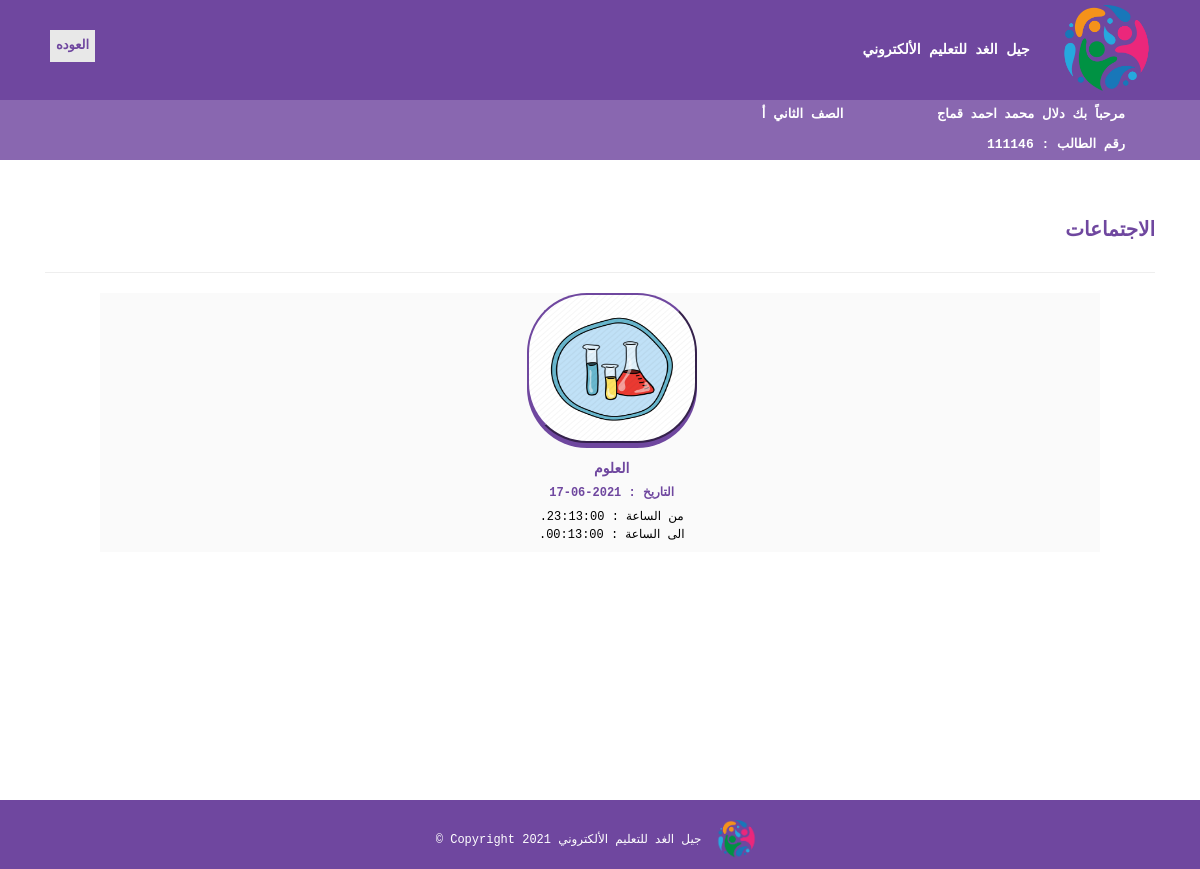
Screenshot of /student/show_meeting.php (signed in) with the database file from the repository.
### tables this page shows
CREATE TABLE `student` (
  `id` int(50) NOT NULL,
  `password` varchar(50) NOT NULL,
  `section_id` int(11) NOT NULL,
  `first_name` varchar(50) NOT NULL,
  `second_name` varchar(50) NOT NULL,
  `third_name` varchar(50) NOT NULL,
  `last_name` varchar(50) NOT NULL,
  `mother_name` varchar(15) NOT NULL,
  `guardian` varchar(15) NOT NULL,
  `identity_number` varchar(50) NOT NULL,
  `gender` varchar(50) NOT NULL,
  `phone` varchar(50) NOT NULL,
  `religion` varchar(15) NOT NULL,
  `address` varchar(50) NOT NULL,
  `nationality` varchar(50) NOT NULL,
  `date_of_birth` date NOT NULL,
  `place_of_birth` varchar(15) NOT NULL,
  `creationDate` timestamp NULL DEFAULT current_timestamp(),
  `updationDate` varchar(255) DEFAULT NULL
);

CREATE TABLE `course` (
  `id` int(11) NOT NULL,
  `className` varchar(50) DEFAULT NULL,
  `numOfSection` varchar(10) DEFAULT NULL,
  `creationDate` timestamp NULL DEFAULT current_timestamp(),
  `updationDate` varchar(255) DEFAULT NULL
);

CREATE TABLE `meeting` (
  `id` int(15) NOT NULL,
  `teacher` varchar(75) NOT NULL,
  `class` varchar(15) NOT NULL,
  `link` varchar(100) NOT NULL,
  `subject` varchar(20) NOT NULL,
  `start_time` timestamp(6) NOT NULL DEFAULT current_timestamp(6),
  `end_time` timestamp(6) NOT NULL DEFAULT current_timestamp(6)
);

CREATE TABLE `subject` (
  `id` int(11) NOT NULL,
  `subjectName` varchar(75) DEFAULT NULL,
  `cretionData` timestamp NULL DEFAULT current_timestamp(),
  `updationData` varchar(255) DEFAULT NULL
);

### student/show_meeting.php (the view, shortened to what this page needs)
<?php
include('includes/config.php');
?>
<!DOCTYPE html>
<html lang="en">
<head>
  <link rel="stylesheet" href="https://use.fontawesome.com/releases/v5.11.2/css/all.css">
  <link href="css/bootstrap.min.css" rel="stylesheet">
  <link href="css/mdb.min.css" rel="stylesheet">
      <link href="assets/css/bootstrap.css" rel="stylesheet" />
    <link href="assets/css/font-awesome.css" rel="stylesheet" />
    <link href="assets/css/style.css" rel="stylesheet" />
</head>
<body  style="font-family:Courier New;  margin:0; ">
     <?php include('includes/header.php');?>
	  <a href="home.php"> <b> <button  style="position: absolute;
  left: 50px; top:30px; color:#6F479F; border: none; background-color:#e8e8e8;">العوده</button></b></a>
 <main>
    <div class="content-wrapper">
        <div class="container">
              <div class="row">
                  <div class="col-md-12">
                         <h1  style="color:#6F479F; background-color:#fff; font-size:20px; font-weight: bold"> الاجتماعات </h1>
                         <hr class="my-5" >
                    </div>
                </div>
     <center><div style=" background-color: #fafafa;  max-width:1000px;  " >
           <div style=" width:100%; text-align: center;">
<?php
require 'connvi.php';
$sql=mysqli_query($con,"SELECT * FROM `student` where id='".$_SESSION['login']."' ");
$class= mysqli_fetch_array($sql);
$sql=mysqli_query($con,"SELECT * FROM `meeting` where class='".$class['section_id']."' ");
while(  $row=mysqli_fetch_array($sql))
{
  $subject1=$row['subject'];
  $s1= mysqli_query($con,"select subjectName from subject where id = '$subject1'");
  $subject= mysqli_fetch_array($s1);
  ?>
   <div  style="display: inline-block;
    align-content: space-between;  max-width:210px; ">
   <a href= "<?php echo $row['link'] ?>" style="text-decoration:none;">
         <?php
                    if($subject['subjectName']=='الرياضيات' or $subject['subjectName']=='الماليه')
                                 $xx= 'img/m1.png';
                    else  if($subject['subjectName']=='اللغه الانجليزيه' or $subject['subjectName']=='اللغه الفرنسيه')
                                $xx='img/eng.png';
                    else  if($subject['subjectName']=='العلوم'  or $subject['subjectName']=='الفيزياء'  or $subject['subjectName']=='الاحياء'  or $subject['subjectName']=='الكيمياء'  or $subject['subjectName']=='علوم ارض')
                                $xx='img/se.png';
                       ?>
    <button class="button" title="للدخول الى الاجتماع انقر هنا" style="  width:170px; height: 150px; background-image: url(<?php  echo $xx; ?>); background-repeat: no-repeat;
  background-size: 100% 100%; ">
     </button>
         <?php  echo "<h5 style='color:#6F479F'><b>",$subject['subjectName'],'</b></h5></a>';
    $x=substr($row['start_time'], 0, 11);
                    echo '<h6 style="color:#6F479F"><b>','
                    التاريخ : ',$x,'</b></h6>';
        $x1=substr($row['start_time'], 10,10);
        $x2=substr($row['end_time'],10,10);
        ?>
       <h6>  <div style="color:#000 ; margin: 5px;"><?php echo  "  من الساعة  :  ",   $x1 ;?></div>
         <div style="color:#000 ;  margin: 5px;">  <?php   echo  "الى الساعة :" ,$x2?></div></h6>
    </div>
               <div style='display: inline-block;
    align-content: space-between; '> &nbsp;&nbsp;  </div>
		<?php
			}
		?>
        </div>
 </div>
         </div></div></center>
</main>
  <?php include('includes/footer.php');?>
</body>
</html>

### student/includes/header.php (shortened to what this page needs)
  <div style=" background-color:#6F479F ; color:#fff; font-size:14px ;font-weight: bold;">
                      <img src="jel.png" alt="logo"style="max-height: 100px; padding:5px; padding-right:30px;"/>
  جيل الغد للتعليم الألكتروني
     <div  style="color:#fff; font-size:13px ; padding-right:75px;  background-color:#8967B0 " >
            <?php
        $sql=mysqli_query($con,"SELECT * FROM `student` where id='".$_SESSION['login']."' ");
    $row=mysqli_fetch_array($sql);
echo "مرحباً بك ",$row['first_name'],' ',$row['second_name'],' ',$row['third_name'],' ',$row['last_name'];
        $s=mysqli_query($con,"SELECT * FROM `course` where id='".$row['section_id']."' ");
                                   $c= mysqli_fetch_array($s); echo "&nbsp; &nbsp; &nbsp; &nbsp; &nbsp; &nbsp; ",$c['className'],' ',$c['numOfSection'];
                echo "<br>","رقم الطالب : ",$row['id'];
             ?>
          </div>
</div>

### student/assets/css/style.css (style rules this page uses)
.content-wrapper { margin-top: 40px; min-height: 600px; padding-bottom: 60px; }

### rows the page displays
student: first_name "دلال", second_name "محمد", third_name "احمد", last_name "قماج", id "111146"
course: className "الصف الثاني", numOfSection "أ"
meeting: subject.subjectName "العلوم", start_time "2021-06-17", start_time "23:13:00.", end_time "00:13:00."
